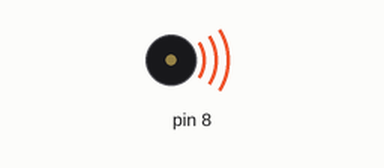
This sketch was run on a simulated Arduino Uno, built with avr-gcc and run on an emulated ATmega328P. Shown: buzzer (waves = sounding).

Above: at 0.4 s.
Timing chart, 0 to 9.3 s (numbered marks = the images above):
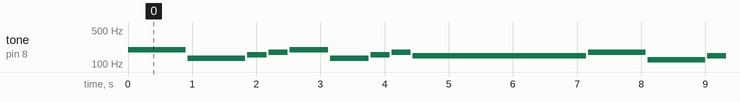

The sketch:

melodiagameofthrones.ino
```cpp
// Definim les notes, mitjançant les freqüències.

#define NOTE_G3 196
#define NOTE_C3 131
#define NOTE_DS3 156
#define NOTE_F3 175
#define NOTE_B2 123
#define NOTE_D3 147

// Aquí creem la melodia, com a successió de notes i la duració de les mateixes

int melody[]={NOTE_G3,NOTE_C3,NOTE_DS3,NOTE_F3,NOTE_G3,NOTE_C3,NOTE_DS3,NOTE_F3,NOTE_D3,NOTE_F3,NOTE_B2,NOTE_D3,NOTE_DS3,NOTE_F3,NOTE_B2,NOTE_DS3,NOTE_D3,NOTE_C3};
int noteDurations[]={3,3,1,1,2,2,1,1,9,3,3,1,1,2,2,1,1,9};


void setup(){

}

// Es fan tocar les notes amb la seva freqüència i duració.

void loop(){
for(int thisNote=0;thisNote<18;thisNote++){
int noteDuration=300*noteDurations[thisNote];
tone(8,melody[thisNote],noteDuration);
delay(noteDuration+30);
noTone(8);
}
}
```

Measured:
- by itself, tone on pin 8: plays 196 Hz for 0.90 s, 131 Hz for 0.90 s, 156 Hz for 0.30 s, 175 Hz for 0.30 s, 196 Hz for 0.60 s, 131 Hz for 0.60 s … (164 notes in this stretch)
